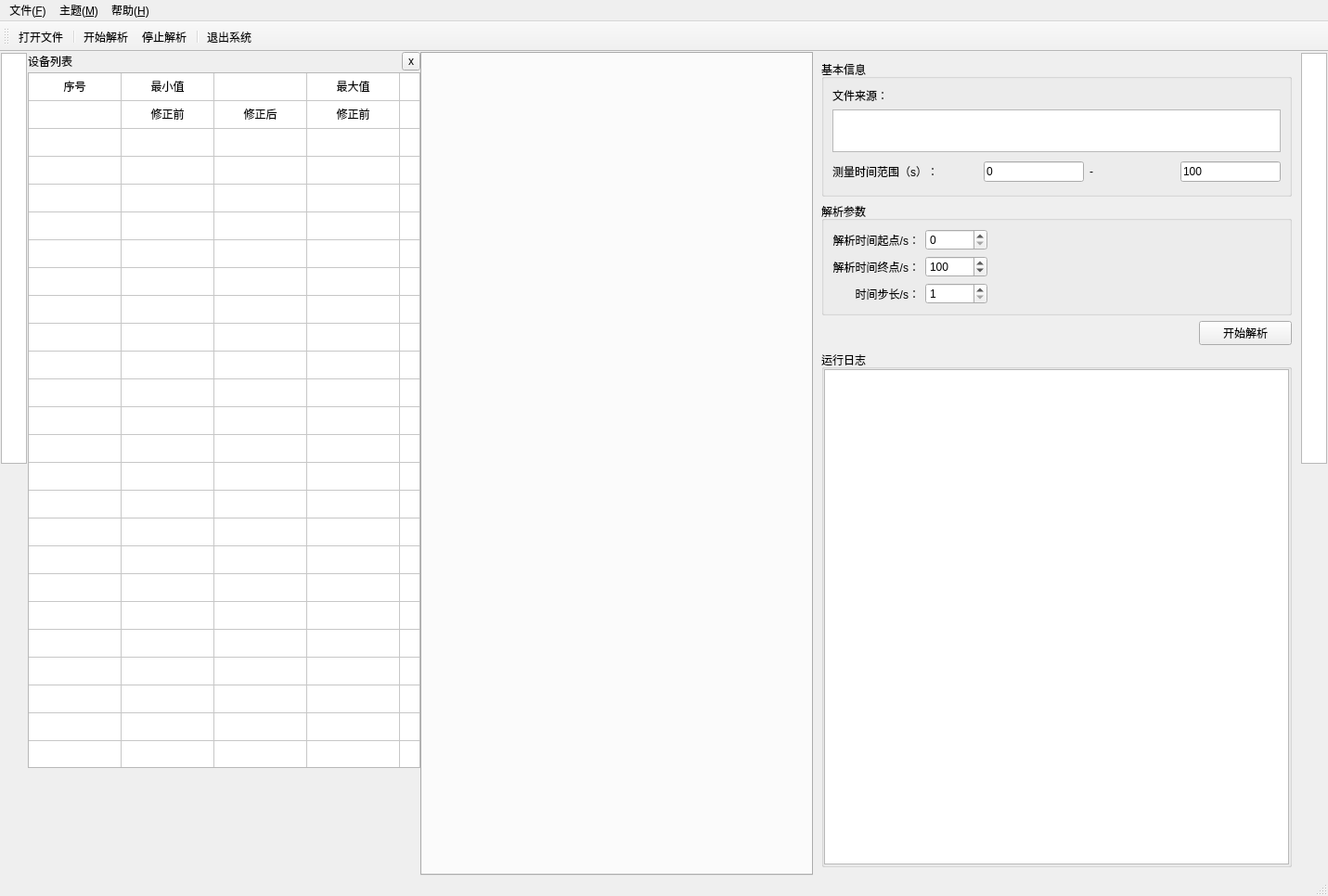
<?xml version="1.0" encoding="UTF-8"?>
<ui version="4.0">
 <class>OfflineWindow</class>
 <widget class="QMainWindow" name="OfflineWindow">
  <property name="geometry">
   <rect>
    <x>0</x>
    <y>0</y>
    <width>1431</width>
    <height>966</height>
   </rect>
  </property>
  <property name="windowTitle">
   <string>溴化镧谱仪</string>
  </property>
  <widget class="QWidget" name="centralwidget">
   <layout class="QHBoxLayout" name="horizontalLayout_2">
    <property name="spacing">
     <number>0</number>
    </property>
    <property name="leftMargin">
     <number>0</number>
    </property>
    <property name="topMargin">
     <number>0</number>
    </property>
    <property name="rightMargin">
     <number>0</number>
    </property>
    <property name="bottomMargin">
     <number>0</number>
    </property>
    <item>
     <widget class="QWidget" name="leftSidewidget" native="true">
      <property name="sizePolicy">
       <sizepolicy hsizetype="Fixed" vsizetype="Expanding">
        <horstretch>0</horstretch>
        <verstretch>0</verstretch>
       </sizepolicy>
      </property>
      <property name="maximumSize">
       <size>
        <width>30</width>
        <height>16777215</height>
       </size>
      </property>
      <layout class="QVBoxLayout" name="verticalLayout">
       <property name="spacing">
        <number>1</number>
       </property>
       <property name="leftMargin">
        <number>1</number>
       </property>
       <property name="topMargin">
        <number>1</number>
       </property>
       <property name="rightMargin">
        <number>1</number>
       </property>
       <property name="bottomMargin">
        <number>1</number>
       </property>
       <item>
        <widget class="QGraphicsView" name="graphicsView">
         <property name="sizePolicy">
          <sizepolicy hsizetype="Expanding" vsizetype="Expanding">
           <horstretch>0</horstretch>
           <verstretch>0</verstretch>
          </sizepolicy>
         </property>
         <property name="alignment">
          <set>Qt::AlignLeading|Qt::AlignLeft|Qt::AlignTop</set>
         </property>
        </widget>
       </item>
       <item>
        <spacer name="verticalSpacer">
         <property name="orientation">
          <enum>Qt::Vertical</enum>
         </property>
         <property name="sizeHint" stdset="0">
          <size>
           <width>20</width>
           <height>40</height>
          </size>
         </property>
        </spacer>
       </item>
      </layout>
     </widget>
    </item>
    <item>
     <widget class="QStackedWidget" name="leftStackedWidget">
      <property name="sizePolicy">
       <sizepolicy hsizetype="Minimum" vsizetype="Preferred">
        <horstretch>0</horstretch>
        <verstretch>0</verstretch>
       </sizepolicy>
      </property>
      <property name="minimumSize">
       <size>
        <width>300</width>
        <height>0</height>
       </size>
      </property>
      <property name="currentIndex">
       <number>0</number>
      </property>
      <widget class="QWidget" name="detectorStatusWidget">
       <property name="sizePolicy">
        <sizepolicy hsizetype="Preferred" vsizetype="Preferred">
         <horstretch>0</horstretch>
         <verstretch>0</verstretch>
        </sizepolicy>
       </property>
       <layout class="QVBoxLayout" name="verticalLayout_5">
        <property name="spacing">
         <number>2</number>
        </property>
        <property name="leftMargin">
         <number>0</number>
        </property>
        <property name="topMargin">
         <number>0</number>
        </property>
        <property name="rightMargin">
         <number>0</number>
        </property>
        <property name="bottomMargin">
         <number>0</number>
        </property>
        <item>
         <layout class="QHBoxLayout" name="horizontalLayout_6">
          <item>
           <widget class="QLabel" name="label_4">
            <property name="sizePolicy">
             <sizepolicy hsizetype="Minimum" vsizetype="Preferred">
              <horstretch>0</horstretch>
              <verstretch>0</verstretch>
             </sizepolicy>
            </property>
            <property name="text">
             <string>设备列表</string>
            </property>
           </widget>
          </item>
          <item>
           <widget class="QToolButton" name="toolButton_closeDetectorStatusWidget">
            <property name="sizePolicy">
             <sizepolicy hsizetype="Fixed" vsizetype="Fixed">
              <horstretch>0</horstretch>
              <verstretch>0</verstretch>
             </sizepolicy>
            </property>
            <property name="maximumSize">
             <size>
              <width>20</width>
              <height>20</height>
             </size>
            </property>
            <property name="text">
             <string notr="true">x</string>
            </property>
            <property name="iconSize">
             <size>
              <width>16</width>
              <height>16</height>
             </size>
            </property>
           </widget>
          </item>
         </layout>
        </item>
        <item>
         <widget class="QTableWidget" name="tableWidget">
          <property name="sizePolicy">
           <sizepolicy hsizetype="Preferred" vsizetype="Expanding">
            <horstretch>0</horstretch>
            <verstretch>0</verstretch>
           </sizepolicy>
          </property>
          <property name="minimumSize">
           <size>
            <width>300</width>
            <height>750</height>
           </size>
          </property>
          <property name="verticalScrollBarPolicy">
           <enum>Qt::ScrollBarAlwaysOff</enum>
          </property>
          <property name="horizontalScrollBarPolicy">
           <enum>Qt::ScrollBarAlwaysOff</enum>
          </property>
          <property name="sizeAdjustPolicy">
           <enum>QAbstractScrollArea::AdjustIgnored</enum>
          </property>
          <property name="selectionMode">
           <enum>QAbstractItemView::ExtendedSelection</enum>
          </property>
          <property name="selectionBehavior">
           <enum>QAbstractItemView::SelectItems</enum>
          </property>
          <property name="showGrid">
           <bool>true</bool>
          </property>
          <property name="gridStyle">
           <enum>Qt::SolidLine</enum>
          </property>
          <attribute name="horizontalHeaderVisible">
           <bool>false</bool>
          </attribute>
          <attribute name="verticalHeaderVisible">
           <bool>false</bool>
          </attribute>
          <row>
           <property name="text">
            <string/>
           </property>
          </row>
          <row>
           <property name="text">
            <string/>
           </property>
          </row>
          <row>
           <property name="text">
            <string>谱仪#1</string>
           </property>
          </row>
          <row>
           <property name="text">
            <string>谱仪#2</string>
           </property>
          </row>
          <row>
           <property name="text">
            <string>谱仪#3</string>
           </property>
          </row>
          <row>
           <property name="text">
            <string>谱仪#4</string>
           </property>
          </row>
          <row>
           <property name="text">
            <string>谱仪#5</string>
           </property>
          </row>
          <row>
           <property name="text">
            <string>谱仪#6</string>
           </property>
          </row>
          <row>
           <property name="text">
            <string>谱仪#7</string>
           </property>
          </row>
          <row>
           <property name="text">
            <string>谱仪#8</string>
           </property>
          </row>
          <row>
           <property name="text">
            <string>谱仪#9</string>
           </property>
          </row>
          <row>
           <property name="text">
            <string>谱仪#10</string>
           </property>
          </row>
          <row>
           <property name="text">
            <string>谱仪#11</string>
           </property>
          </row>
          <row>
           <property name="text">
            <string>谱仪#12</string>
           </property>
          </row>
          <row>
           <property name="text">
            <string>谱仪#13</string>
           </property>
          </row>
          <row>
           <property name="text">
            <string>谱仪#14</string>
           </property>
          </row>
          <row>
           <property name="text">
            <string>谱仪#15</string>
           </property>
          </row>
          <row>
           <property name="text">
            <string>谱仪#16</string>
           </property>
          </row>
          <row>
           <property name="text">
            <string>谱仪#17</string>
           </property>
          </row>
          <row>
           <property name="text">
            <string>谱仪#18</string>
           </property>
          </row>
          <row>
           <property name="text">
            <string>谱仪#19</string>
           </property>
          </row>
          <row>
           <property name="text">
            <string>谱仪#20</string>
           </property>
          </row>
          <row>
           <property name="text">
            <string>谱仪#21</string>
           </property>
          </row>
          <row>
           <property name="text">
            <string>谱仪#22</string>
           </property>
          </row>
          <row>
           <property name="text">
            <string>谱仪#23</string>
           </property>
          </row>
          <row>
           <property name="text">
            <string>谱仪#24</string>
           </property>
          </row>
          <column>
           <property name="text">
            <string>序号</string>
           </property>
          </column>
          <column>
           <property name="text">
            <string>最小值/cps</string>
           </property>
          </column>
          <column>
           <property name="text">
            <string>最小值</string>
           </property>
          </column>
          <column>
           <property name="text">
            <string>最大值/cps</string>
           </property>
          </column>
          <column>
           <property name="text">
            <string>最大值</string>
           </property>
          </column>
          <column>
           <property name="text">
            <string>均值/cps</string>
           </property>
          </column>
          <column>
           <property name="text">
            <string>均值</string>
           </property>
          </column>
          <column>
           <property name="text">
            <string>最小值(%)</string>
           </property>
          </column>
          <column>
           <property name="text">
            <string>最大值(%)</string>
           </property>
          </column>
          <column>
           <property name="text">
            <string>均值(%)</string>
           </property>
          </column>
          <item row="0" column="0">
           <property name="text">
            <string>序号</string>
           </property>
           <property name="textAlignment">
            <set>AlignCenter</set>
           </property>
          </item>
          <item row="0" column="1">
           <property name="text">
            <string>最小值</string>
           </property>
           <property name="textAlignment">
            <set>AlignCenter</set>
           </property>
          </item>
          <item row="0" column="2">
           <property name="text">
            <string/>
           </property>
          </item>
          <item row="0" column="3">
           <property name="text">
            <string>最大值</string>
           </property>
           <property name="textAlignment">
            <set>AlignCenter</set>
           </property>
          </item>
          <item row="0" column="5">
           <property name="text">
            <string>均值</string>
           </property>
           <property name="textAlignment">
            <set>AlignCenter</set>
           </property>
          </item>
          <item row="1" column="0">
           <property name="text">
            <string/>
           </property>
          </item>
          <item row="1" column="1">
           <property name="text">
            <string>修正前</string>
           </property>
           <property name="textAlignment">
            <set>AlignCenter</set>
           </property>
          </item>
          <item row="1" column="2">
           <property name="text">
            <string>修正后</string>
           </property>
           <property name="textAlignment">
            <set>AlignCenter</set>
           </property>
          </item>
          <item row="1" column="3">
           <property name="text">
            <string>修正前</string>
           </property>
           <property name="textAlignment">
            <set>AlignCenter</set>
           </property>
          </item>
          <item row="1" column="4">
           <property name="text">
            <string>修正后</string>
           </property>
           <property name="textAlignment">
            <set>AlignCenter</set>
           </property>
          </item>
          <item row="1" column="5">
           <property name="text">
            <string>修正前</string>
           </property>
           <property name="textAlignment">
            <set>AlignCenter</set>
           </property>
          </item>
          <item row="1" column="6">
           <property name="text">
            <string>修正后</string>
           </property>
           <property name="textAlignment">
            <set>AlignCenter</set>
           </property>
          </item>
          <item row="1" column="7">
           <property name="text">
            <string>最小值</string>
           </property>
           <property name="textAlignment">
            <set>AlignCenter</set>
           </property>
          </item>
          <item row="1" column="8">
           <property name="text">
            <string>最大值</string>
           </property>
           <property name="textAlignment">
            <set>AlignCenter</set>
           </property>
          </item>
          <item row="1" column="9">
           <property name="text">
            <string>均值</string>
           </property>
           <property name="textAlignment">
            <set>AlignCenter</set>
           </property>
          </item>
          <item row="2" column="1">
           <property name="text">
            <string/>
           </property>
           <property name="textAlignment">
            <set>AlignCenter</set>
           </property>
           <property name="flags">
            <set>ItemIsSelectable|ItemIsDragEnabled|ItemIsDropEnabled|ItemIsUserCheckable|ItemIsEnabled</set>
           </property>
          </item>
          <item row="2" column="2">
           <property name="text">
            <string/>
           </property>
           <property name="textAlignment">
            <set>AlignCenter</set>
           </property>
          </item>
          <item row="3" column="1">
           <property name="text">
            <string/>
           </property>
           <property name="textAlignment">
            <set>AlignCenter</set>
           </property>
           <property name="flags">
            <set>ItemIsSelectable|ItemIsDragEnabled|ItemIsDropEnabled|ItemIsUserCheckable|ItemIsEnabled</set>
           </property>
          </item>
          <item row="3" column="2">
           <property name="text">
            <string/>
           </property>
           <property name="textAlignment">
            <set>AlignCenter</set>
           </property>
          </item>
         </widget>
        </item>
        <item>
         <spacer name="verticalSpacer_2">
          <property name="orientation">
           <enum>Qt::Vertical</enum>
          </property>
          <property name="sizeHint" stdset="0">
           <size>
            <width>20</width>
            <height>258</height>
           </size>
          </property>
         </spacer>
        </item>
       </layout>
      </widget>
     </widget>
    </item>
    <item>
     <widget class="QTabWidget" name="centralHboxTabWidget">
      <property name="minimumSize">
       <size>
        <width>300</width>
        <height>0</height>
       </size>
      </property>
      <property name="currentIndex">
       <number>0</number>
      </property>
      <property name="iconSize">
       <size>
        <width>16</width>
        <height>16</height>
       </size>
      </property>
      <property name="tabsClosable">
       <bool>false</bool>
      </property>
      <property name="tabBarAutoHide">
       <bool>true</bool>
      </property>
      <widget class="QWidget" name="leftHboxTabWidgetPage1">
       <attribute name="icon">
        <iconset resource="../3rdParty/resource/resource.qrc">
         <normaloff>:/line.png</normaloff>:/line.png</iconset>
       </attribute>
       <attribute name="title">
        <string>实验数据        </string>
       </attribute>
       <layout class="QGridLayout" name="gridLayout_3">
        <property name="leftMargin">
         <number>0</number>
        </property>
        <property name="topMargin">
         <number>0</number>
        </property>
        <property name="rightMargin">
         <number>0</number>
        </property>
        <property name="bottomMargin">
         <number>0</number>
        </property>
        <property name="spacing">
         <number>0</number>
        </property>
        <item row="0" column="0">
         <widget class="QStackedWidget" name="stackedWidget">
          <property name="currentIndex">
           <number>0</number>
          </property>
          <widget class="QWidget" name="spectroMeterPageInfoWidget">
           <layout class="QVBoxLayout" name="verticalLayout_3">
            <property name="spacing">
             <number>2</number>
            </property>
            <property name="leftMargin">
             <number>0</number>
            </property>
            <property name="topMargin">
             <number>0</number>
            </property>
            <property name="rightMargin">
             <number>0</number>
            </property>
            <property name="bottomMargin">
             <number>0</number>
            </property>
            <item>
             <widget class="QWidget" name="widget__plot" native="true">
              <property name="sizePolicy">
               <sizepolicy hsizetype="Preferred" vsizetype="Expanding">
                <horstretch>0</horstretch>
                <verstretch>0</verstretch>
               </sizepolicy>
              </property>
              <layout class="QHBoxLayout" name="horizontalLayout_12">
               <property name="leftMargin">
                <number>0</number>
               </property>
               <property name="topMargin">
                <number>0</number>
               </property>
               <property name="rightMargin">
                <number>0</number>
               </property>
               <property name="bottomMargin">
                <number>0</number>
               </property>
               <item>
                <widget class="QWidget" name="spectorMeterWidget1" native="true">
                 <layout class="QVBoxLayout" name="verticalLayout_11">
                  <property name="spacing">
                   <number>1</number>
                  </property>
                  <property name="leftMargin">
                   <number>0</number>
                  </property>
                  <property name="topMargin">
                   <number>0</number>
                  </property>
                  <property name="rightMargin">
                   <number>0</number>
                  </property>
                  <property name="bottomMargin">
                   <number>0</number>
                  </property>
                  <item>
                   <widget class="QCustomPlot" name="spectorMeter" native="true"/>
                  </item>
                 </layout>
                </widget>
               </item>
              </layout>
             </widget>
            </item>
           </layout>
          </widget>
         </widget>
        </item>
       </layout>
      </widget>
     </widget>
    </item>
    <item>
     <widget class="QWidget" name="rightVboxWidget" native="true">
      <property name="minimumSize">
       <size>
        <width>300</width>
        <height>0</height>
       </size>
      </property>
      <layout class="QHBoxLayout" name="horizontalLayout_16">
       <property name="spacing">
        <number>0</number>
       </property>
       <property name="leftMargin">
        <number>0</number>
       </property>
       <property name="topMargin">
        <number>0</number>
       </property>
       <property name="rightMargin">
        <number>0</number>
       </property>
       <property name="bottomMargin">
        <number>0</number>
       </property>
       <item>
        <widget class="QWidget" name="labParametersWidget" native="true">
         <property name="sizePolicy">
          <sizepolicy hsizetype="Fixed" vsizetype="Preferred">
           <horstretch>0</horstretch>
           <verstretch>0</verstretch>
          </sizepolicy>
         </property>
         <layout class="QVBoxLayout" name="verticalLayout_4">
          <item>
           <widget class="QGroupBox" name="groupBox_2">
            <property name="sizePolicy">
             <sizepolicy hsizetype="Preferred" vsizetype="Minimum">
              <horstretch>0</horstretch>
              <verstretch>0</verstretch>
             </sizepolicy>
            </property>
            <property name="title">
             <string>基本信息</string>
            </property>
            <layout class="QVBoxLayout" name="verticalLayout_6">
             <item>
              <widget class="QLabel" name="label_5">
               <property name="text">
                <string>文件来源：</string>
               </property>
              </widget>
             </item>
             <item>
              <widget class="QTextBrowser" name="textBrowser_filepath">
               <property name="sizePolicy">
                <sizepolicy hsizetype="Preferred" vsizetype="Minimum">
                 <horstretch>0</horstretch>
                 <verstretch>0</verstretch>
                </sizepolicy>
               </property>
               <property name="minimumSize">
                <size>
                 <width>0</width>
                 <height>30</height>
                </size>
               </property>
               <property name="maximumSize">
                <size>
                 <width>16777215</width>
                 <height>46</height>
                </size>
               </property>
               <property name="verticalScrollBarPolicy">
                <enum>Qt::ScrollBarAlwaysOff</enum>
               </property>
               <property name="readOnly">
                <bool>true</bool>
               </property>
              </widget>
             </item>
             <item>
              <widget class="QWidget" name="widget_4" native="true">
               <property name="minimumSize">
                <size>
                 <width>0</width>
                 <height>30</height>
                </size>
               </property>
               <layout class="QHBoxLayout" name="horizontalLayout">
                <property name="leftMargin">
                 <number>0</number>
                </property>
                <property name="topMargin">
                 <number>0</number>
                </property>
                <property name="rightMargin">
                 <number>0</number>
                </property>
                <property name="bottomMargin">
                 <number>0</number>
                </property>
                <item>
                 <widget class="QLabel" name="label_7">
                  <property name="minimumSize">
                   <size>
                    <width>157</width>
                    <height>0</height>
                   </size>
                  </property>
                  <property name="text">
                   <string>测量时间范围（s）：</string>
                  </property>
                  <property name="alignment">
                   <set>Qt::AlignLeading|Qt::AlignLeft|Qt::AlignVCenter</set>
                  </property>
                 </widget>
                </item>
                <item>
                 <widget class="QLineEdit" name="line_measure_startT">
                  <property name="enabled">
                   <bool>true</bool>
                  </property>
                  <property name="sizePolicy">
                   <sizepolicy hsizetype="Minimum" vsizetype="Fixed">
                    <horstretch>0</horstretch>
                    <verstretch>0</verstretch>
                   </sizepolicy>
                  </property>
                  <property name="minimumSize">
                   <size>
                    <width>40</width>
                    <height>0</height>
                   </size>
                  </property>
                  <property name="text">
                   <string>0</string>
                  </property>
                  <property name="readOnly">
                   <bool>true</bool>
                  </property>
                 </widget>
                </item>
                <item>
                 <widget class="QLabel" name="label_9">
                  <property name="text">
                   <string>-</string>
                  </property>
                 </widget>
                </item>
                <item>
                 <widget class="QLineEdit" name="line_measure_endT">
                  <property name="enabled">
                   <bool>true</bool>
                  </property>
                  <property name="sizePolicy">
                   <sizepolicy hsizetype="Minimum" vsizetype="Fixed">
                    <horstretch>0</horstretch>
                    <verstretch>0</verstretch>
                   </sizepolicy>
                  </property>
                  <property name="minimumSize">
                   <size>
                    <width>40</width>
                    <height>0</height>
                   </size>
                  </property>
                  <property name="text">
                   <string>100</string>
                  </property>
                  <property name="readOnly">
                   <bool>true</bool>
                  </property>
                 </widget>
                </item>
               </layout>
              </widget>
             </item>
            </layout>
           </widget>
          </item>
          <item>
           <widget class="QGroupBox" name="groupBox_4">
            <property name="title">
             <string>解析参数</string>
            </property>
            <layout class="QGridLayout" name="gridLayout_4">
             <item row="1" column="1" rowspan="2">
              <widget class="QSpinBox" name="spinBox_timeEnd">
               <property name="minimumSize">
                <size>
                 <width>50</width>
                 <height>0</height>
                </size>
               </property>
               <property name="maximum">
                <number>999999</number>
               </property>
               <property name="value">
                <number>100</number>
               </property>
              </widget>
             </item>
             <item row="0" column="2" rowspan="2">
              <spacer name="horizontalSpacer_2">
               <property name="orientation">
                <enum>Qt::Horizontal</enum>
               </property>
               <property name="sizeHint" stdset="0">
                <size>
                 <width>316</width>
                 <height>20</height>
                </size>
               </property>
              </spacer>
             </item>
             <item row="1" column="0" rowspan="2">
              <widget class="QLabel" name="label_8">
               <property name="text">
                <string>解析时间终点/s：</string>
               </property>
               <property name="alignment">
                <set>Qt::AlignRight|Qt::AlignTrailing|Qt::AlignVCenter</set>
               </property>
              </widget>
             </item>
             <item row="0" column="1">
              <widget class="QSpinBox" name="spinBox_timeStart">
               <property name="minimumSize">
                <size>
                 <width>50</width>
                 <height>0</height>
                </size>
               </property>
              </widget>
             </item>
             <item row="2" column="2">
              <spacer name="horizontalSpacer_5">
               <property name="orientation">
                <enum>Qt::Horizontal</enum>
               </property>
               <property name="sizeHint" stdset="0">
                <size>
                 <width>316</width>
                 <height>20</height>
                </size>
               </property>
              </spacer>
             </item>
             <item row="0" column="0">
              <widget class="QLabel" name="label_6">
               <property name="text">
                <string>解析时间起点/s：</string>
               </property>
               <property name="alignment">
                <set>Qt::AlignRight|Qt::AlignTrailing|Qt::AlignVCenter</set>
               </property>
              </widget>
             </item>
             <item row="3" column="0">
              <widget class="QLabel" name="label">
               <property name="text">
                <string>时间步长/s：</string>
               </property>
               <property name="alignment">
                <set>Qt::AlignRight|Qt::AlignTrailing|Qt::AlignVCenter</set>
               </property>
              </widget>
             </item>
             <item row="3" column="1">
              <widget class="QSpinBox" name="spinBox">
               <property name="minimum">
                <number>1</number>
               </property>
               <property name="maximum">
                <number>9999</number>
               </property>
              </widget>
             </item>
            </layout>
           </widget>
          </item>
          <item>
           <widget class="QWidget" name="widget_6" native="true">
            <property name="minimumSize">
             <size>
              <width>0</width>
              <height>23</height>
             </size>
            </property>
            <layout class="QHBoxLayout" name="horizontalLayout_5">
             <property name="leftMargin">
              <number>5</number>
             </property>
             <property name="topMargin">
              <number>0</number>
             </property>
             <property name="rightMargin">
              <number>0</number>
             </property>
             <property name="bottomMargin">
              <number>0</number>
             </property>
             <item>
              <spacer name="horizontalSpacer_4">
               <property name="orientation">
                <enum>Qt::Horizontal</enum>
               </property>
               <property name="sizeHint" stdset="0">
                <size>
                 <width>255</width>
                 <height>20</height>
                </size>
               </property>
              </spacer>
             </item>
             <item>
              <widget class="QPushButton" name="pushButton_start">
               <property name="enabled">
                <bool>true</bool>
               </property>
               <property name="minimumSize">
                <size>
                 <width>100</width>
                 <height>23</height>
                </size>
               </property>
               <property name="text">
                <string>开始解析</string>
               </property>
               <property name="icon">
                <iconset>
                 <normaloff>:/resource/analyze.png</normaloff>:/resource/analyze.png</iconset>
               </property>
               <property name="checkable">
                <bool>false</bool>
               </property>
              </widget>
             </item>
            </layout>
           </widget>
          </item>
          <item>
           <widget class="QGroupBox" name="logGroupBox">
            <property name="title">
             <string>运行日志</string>
            </property>
            <layout class="QVBoxLayout" name="verticalLayout_2">
             <property name="spacing">
              <number>0</number>
             </property>
             <property name="leftMargin">
              <number>0</number>
             </property>
             <property name="topMargin">
              <number>0</number>
             </property>
             <property name="rightMargin">
              <number>0</number>
             </property>
             <property name="bottomMargin">
              <number>0</number>
             </property>
             <item>
              <widget class="QTextEdit" name="textEdit_log">
               <property name="enabled">
                <bool>true</bool>
               </property>
               <property name="readOnly">
                <bool>true</bool>
               </property>
              </widget>
             </item>
             <item>
              <widget class="QWidget" name="widget_2" native="true">
               <layout class="QVBoxLayout" name="verticalLayout_14">
                <property name="leftMargin">
                 <number>0</number>
                </property>
                <property name="topMargin">
                 <number>0</number>
                </property>
                <property name="rightMargin">
                 <number>0</number>
                </property>
                <property name="bottomMargin">
                 <number>0</number>
                </property>
               </layout>
              </widget>
             </item>
            </layout>
           </widget>
          </item>
         </layout>
        </widget>
       </item>
      </layout>
     </widget>
    </item>
    <item>
     <widget class="QWidget" name="rightSidewidget" native="true">
      <property name="sizePolicy">
       <sizepolicy hsizetype="Preferred" vsizetype="Preferred">
        <horstretch>0</horstretch>
        <verstretch>0</verstretch>
       </sizepolicy>
      </property>
      <property name="maximumSize">
       <size>
        <width>30</width>
        <height>16777215</height>
       </size>
      </property>
      <layout class="QVBoxLayout" name="verticalLayout_10">
       <property name="spacing">
        <number>1</number>
       </property>
       <property name="leftMargin">
        <number>1</number>
       </property>
       <property name="topMargin">
        <number>1</number>
       </property>
       <property name="rightMargin">
        <number>1</number>
       </property>
       <property name="bottomMargin">
        <number>1</number>
       </property>
       <item>
        <widget class="QGraphicsView" name="rightGraphicsView">
         <property name="sizePolicy">
          <sizepolicy hsizetype="Expanding" vsizetype="Expanding">
           <horstretch>0</horstretch>
           <verstretch>0</verstretch>
          </sizepolicy>
         </property>
         <property name="alignment">
          <set>Qt::AlignLeading|Qt::AlignLeft|Qt::AlignTop</set>
         </property>
        </widget>
       </item>
       <item>
        <spacer name="verticalSpacer_4">
         <property name="orientation">
          <enum>Qt::Vertical</enum>
         </property>
         <property name="sizeHint" stdset="0">
          <size>
           <width>20</width>
           <height>40</height>
          </size>
         </property>
        </spacer>
       </item>
      </layout>
     </widget>
    </item>
   </layout>
  </widget>
  <widget class="QMenuBar" name="menubar">
   <property name="geometry">
    <rect>
     <x>0</x>
     <y>0</y>
     <width>1431</width>
     <height>22</height>
    </rect>
   </property>
   <widget class="QMenu" name="menu_File">
    <property name="title">
     <string>文件(&amp;F)</string>
    </property>
    <addaction name="action_open"/>
    <addaction name="separator"/>
    <addaction name="action_exit"/>
   </widget>
   <widget class="QMenu" name="menu_help">
    <property name="title">
     <string>帮助(&amp;H)</string>
    </property>
    <addaction name="action_about"/>
    <addaction name="action_aboutQt"/>
   </widget>
   <widget class="QMenu" name="menu_theme">
    <property name="title">
     <string>主题(&amp;M)</string>
    </property>
    <addaction name="action_lightTheme"/>
    <addaction name="action_darkTheme"/>
    <addaction name="separator"/>
    <addaction name="action_colorTheme"/>
   </widget>
   <addaction name="menu_File"/>
   <addaction name="menu_theme"/>
   <addaction name="menu_help"/>
  </widget>
  <widget class="QStatusBar" name="statusbar"/>
  <widget class="QToolBar" name="toolBar">
   <property name="windowTitle">
    <string>toolBar</string>
   </property>
   <property name="iconSize">
    <size>
     <width>36</width>
     <height>36</height>
    </size>
   </property>
   <property name="toolButtonStyle">
    <enum>Qt::ToolButtonTextUnderIcon</enum>
   </property>
   <attribute name="toolBarArea">
    <enum>TopToolBarArea</enum>
   </attribute>
   <attribute name="toolBarBreak">
    <bool>false</bool>
   </attribute>
   <addaction name="action_open"/>
   <addaction name="separator"/>
   <addaction name="action_startMeasure"/>
   <addaction name="action_stopMeasure"/>
   <addaction name="separator"/>
   <addaction name="action_exit"/>
  </widget>
  <action name="action_open">
   <property name="icon">
    <iconset resource="../3rdParty/resource/resource.qrc">
     <normaloff>:/open.png</normaloff>:/open.png</iconset>
   </property>
   <property name="text">
    <string>打开文件(&amp;O)...</string>
   </property>
   <property name="iconText">
    <string>打开文件</string>
   </property>
   <property name="toolTip">
    <string>打开文件</string>
   </property>
   <property name="shortcut">
    <string>Ctrl+O</string>
   </property>
   <property name="menuRole">
    <enum>QAction::NoRole</enum>
   </property>
  </action>
  <action name="action_exit">
   <property name="icon">
    <iconset resource="../3rdParty/resource/resource.qrc">
     <normaloff>:/exit.png</normaloff>:/exit.png</iconset>
   </property>
   <property name="text">
    <string>退出系统(&amp;X)</string>
   </property>
   <property name="iconText">
    <string>退出系统</string>
   </property>
   <property name="toolTip">
    <string>退出系统</string>
   </property>
   <property name="shortcut">
    <string>Ctrl+Q</string>
   </property>
   <property name="menuRole">
    <enum>QAction::NoRole</enum>
   </property>
  </action>
  <action name="action_about">
   <property name="icon">
    <iconset resource="../3rdParty/resource/resource.qrc">
     <normaloff>:/logo.png</normaloff>:/logo.png</iconset>
   </property>
   <property name="text">
    <string>关于</string>
   </property>
   <property name="iconText">
    <string>关于</string>
   </property>
   <property name="toolTip">
    <string>关于 ZrActivationPro</string>
   </property>
   <property name="menuRole">
    <enum>QAction::NoRole</enum>
   </property>
  </action>
  <action name="action_startMeasure">
   <property name="icon">
    <iconset resource="../3rdParty/resource/resource.qrc">
     <normaloff>:/work-on.png</normaloff>:/work-on.png</iconset>
   </property>
   <property name="text">
    <string>开始解析</string>
   </property>
   <property name="toolTip">
    <string>开始解析</string>
   </property>
   <property name="menuRole">
    <enum>QAction::NoRole</enum>
   </property>
  </action>
  <action name="action_stopMeasure">
   <property name="icon">
    <iconset resource="../3rdParty/resource/resource.qrc">
     <normaloff>:/work-off.png</normaloff>:/work-off.png</iconset>
   </property>
   <property name="text">
    <string>停止解析</string>
   </property>
   <property name="toolTip">
    <string>停止解析</string>
   </property>
   <property name="menuRole">
    <enum>QAction::NoRole</enum>
   </property>
  </action>
  <action name="action_lightTheme">
   <property name="checkable">
    <bool>true</bool>
   </property>
   <property name="text">
    <string>明亮(&amp;L)</string>
   </property>
   <property name="toolTip">
    <string>切换到明亮主题</string>
   </property>
   <property name="shortcut">
    <string>Ctrl+Alt+L</string>
   </property>
  </action>
  <action name="action_darkTheme">
   <property name="checkable">
    <bool>true</bool>
   </property>
   <property name="text">
    <string>暗黑(&amp;D)</string>
   </property>
   <property name="toolTip">
    <string>切换到暗黑主题</string>
   </property>
   <property name="shortcut">
    <string>Ctrl+Alt+D</string>
   </property>
  </action>
  <action name="action_colorTheme">
   <property name="checkable">
    <bool>false</bool>
   </property>
   <property name="text">
    <string>主题颜色(&amp;C)</string>
   </property>
   <property name="toolTip">
    <string>设置主题颜色，取消设置默认值</string>
   </property>
   <property name="shortcut">
    <string>Ctrl+Alt+C</string>
   </property>
  </action>
  <action name="action_aboutQt">
   <property name="icon">
    <iconset resource="../3rdParty/resource/resource.qrc">
     <normaloff>:/aboutqt.png</normaloff>:/aboutqt.png</iconset>
   </property>
   <property name="text">
    <string>关于Qt</string>
   </property>
  </action>
 </widget>
 <customwidgets>
  <customwidget>
   <class>QCustomPlot</class>
   <extends>QWidget</extends>
   <header>qcustomplot.h</header>
   <container>1</container>
  </customwidget>
 </customwidgets>
 <resources>
  <include location="../3rdParty/resource/resource.qrc"/>
  <include location="../3rdParty/resource/resource.qrc"/>
 </resources>
 <connections>
  <connection>
   <sender>pushButton_start</sender>
   <signal>clicked()</signal>
   <receiver>action_startMeasure</receiver>
   <slot>trigger()</slot>
   <hints>
    <hint type="sourcelabel">
     <x>1341</x>
     <y>373</y>
    </hint>
    <hint type="destinationlabel">
     <x>-1</x>
     <y>-1</y>
    </hint>
   </hints>
  </connection>
 </connections>
</ui>
